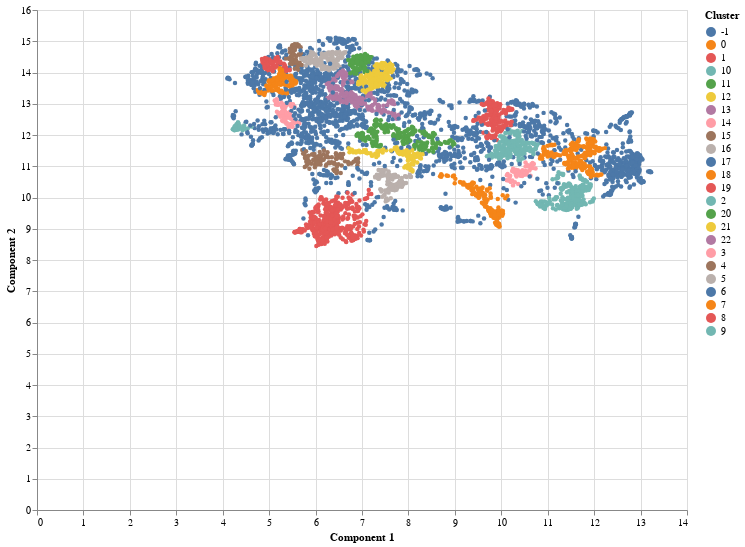

Notebook code cell kept with this figure:
### Code cell
fig

### Figure 1 — Vega-Lite specification as saved in the notebook (floating-point values rounded to 4 significant figures; data arrays with more than 128 entries replaced by an {"elided": "..."} marker saying what was removed)
{"config": {"view": {"continuousWidth": 400, "continuousHeight": 300}}, "data": {"name": "data-9f041e3113e42db06b5a076ae9799825"}, "mark": {"type": "circle", "size": 20}, "encoding": {"color": {"type": "nominal", "field": "color", "title": "Cluster"}, "opacity": {"condition": {"value": 1, "selection": "selector005"}, "value": 0.2}, "tooltip": [{"type": "nominal", "field": "title"}], "x": {"type": "quantitative", "field": "Component 1"}, "y": {"type": "quantitative", "field": "Component 2"}}, "height": 500, "selection": {"selector006": {"type": "interval", "bind": "scales", "encodings": ["x", "y"]}, "selector005": {"type": "multi", "fields": ["color"], "bind": "legend"}}, "width": 650, "$schema": "https://vega.github.io/schema/vega-lite/v4.8.1.json", "datasets": {"data-9f041e3113e42db06b5a076ae9799825": {"elided": "5186 records"}}}
